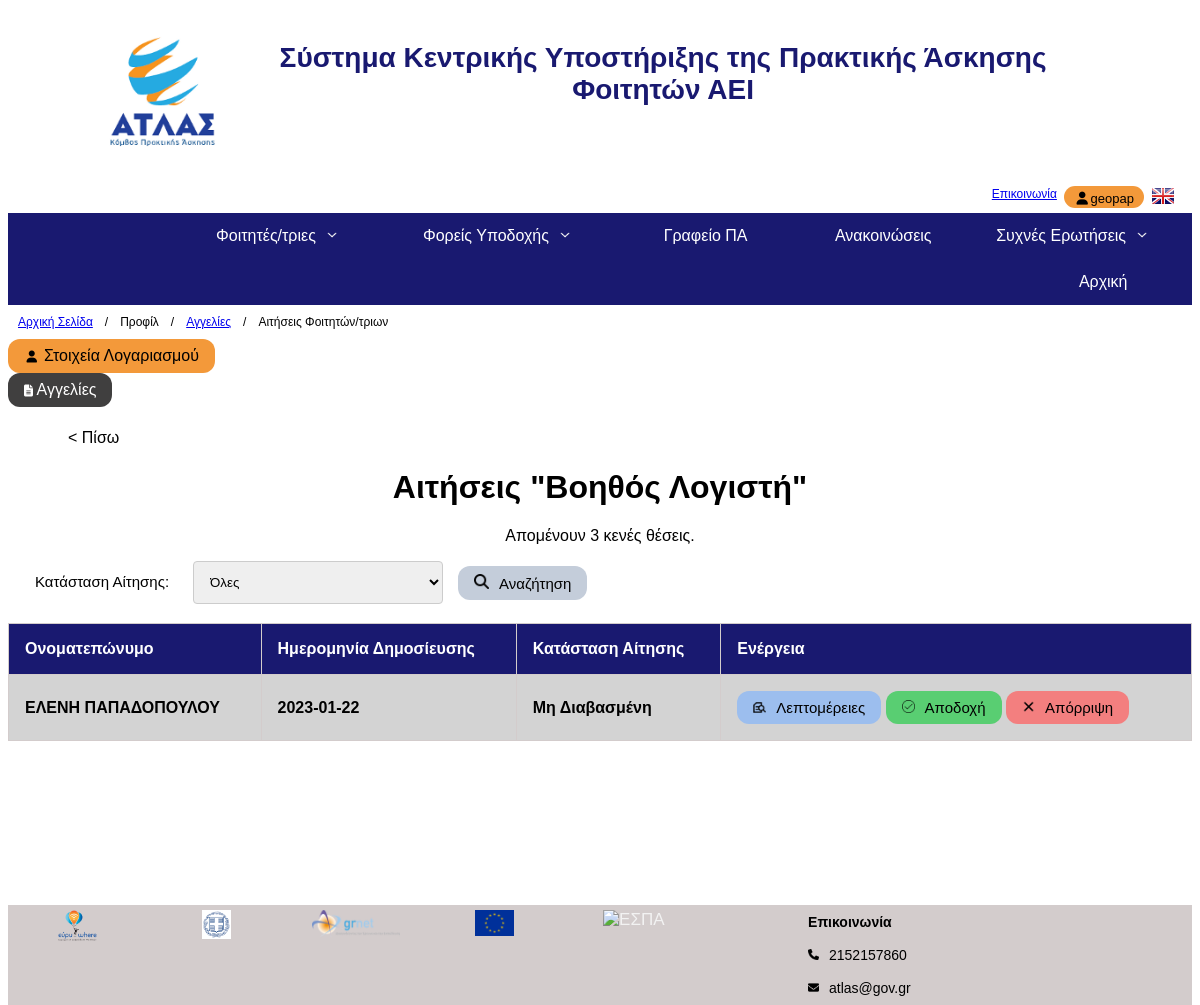
Page /php/ad_student_applications.php?id=1 (signed in) on the committed database.
### tables this page shows
CREATE TABLE `ad` (
  `id` int NOT NULL,
  `title` varchar(45) DEFAULT NULL,
  `type` enum('Πλήρης','Μερική', '') DEFAULT NULL,
  `duration` enum('3','6', '') DEFAULT NULL,
  `start` date DEFAULT NULL,
  `espa` enum('Με ΕΣΠΑ','Χωρίς ΕΣΠΑ', '') DEFAULT NULL,
  `salary` double DEFAULT NULL,
  `shift_start` time DEFAULT NULL,
  `shift_end` time DEFAULT NULL,
  `no_of_vacancies` int DEFAULT NULL,
  `job_description` varchar(500) DEFAULT NULL,
  `required_qualification` varchar(500) DEFAULT NULL,
  `wanted_qualification` varchar(500) DEFAULT NULL,
  `company_offers` varchar(500) DEFAULT NULL,
  `deleted` tinyint NOT NULL DEFAULT '0',
  `state` varchar(45) NOT NULL,
  `date` date NOT NULL,
  `company_id` int NOT NULL,
  `object` varchar(45) DEFAULT NULL
);

CREATE TABLE `user` (
  `id` int NOT NULL,
  `username` varchar(45) NOT NULL,
  `firstname` varchar(45) NOT NULL,
  `surname` varchar(45) NOT NULL,
  `password` varchar(45) NOT NULL,
  `email` varchar(45) NOT NULL,
  `phone` varchar(45) NOT NULL,
  `type` enum('student','company') NOT NULL
);

CREATE TABLE `student_application` (
  `id` int NOT NULL,
  `file` blob,
  `reasons` varchar(500) DEFAULT NULL,
  `date` date NOT NULL,
  `state` varchar(45) DEFAULT NULL,
  `company_accepted` tinyint DEFAULT NULL,
  `notification_send` tinyint DEFAULT '0',
  `rejection_reasons` varchar(100) DEFAULT NULL,
  `student_id` int NOT NULL,
  `ad_id` int NOT NULL,
  `read` tinyint(1) NOT NULL DEFAULT '0'
);

### php/ad_student_applications.php (the view, shortened to what this page needs)
<?php
    require_once 'database.php';
    $conn = new mysqli($hn, $un, $pw, $db);
    if (isset($_GET["id"])) {
        $sql = "SELECT sa.id as 'app_id', a.id as 'ad_id', a.title, sa.state, sa.date, u.firstname, u.surname, sa.company_accepted, sa.notification_send, sa.read, sa.rejection_reasons
                FROM user u, company c, student_application sa, ad a, student s
                WHERE (s.user_id = u.id) AND (a.company_id = c.id) AND (sa.ad_id = a.id) AND (sa.student_id = s.id) AND (a.id = ".$_SESSION['ad_id'].") AND (a.state != 'auto-save')
                ORDER BY sa.id DESC";
        $result = mysqli_query($conn, $sql);
    }
    if (isset($_SESSION['ad_id'])) {
        $sql = "SELECT a.title, a.no_of_vacancies
                FROM ad a
                WHERE a.id = ".$_SESSION['ad_id'];
        $result_ad = mysqli_query($conn, $sql);
        $ad = mysqli_fetch_array($result_ad);
    }
?>
<!DOCTYPE html>
<html lang="el">
    <head>
        <link rel="stylesheet" href="../css/profile.css">
        <link rel="stylesheet" href="../css/company_ads.css">
        <link rel="stylesheet" href="https://cdnjs.cloudflare.com/ajax/libs/font-awesome/4.7.0/css/font-awesome.min.css">
    </head>
    <body>
        <?php
            include 'top_base.php';
        ?>
        <?php
            include 'nav_bar.php';
        ?>
        <div style="padding-bottom: 20px">
            <div style="font-size: 12px; float: left; margin: 10px;"><a href="index.php">Αρχική Σελίδα</a></div>
            <div style="font-size: 12px; float: left; margin: 10px; margin-left: 2px; margin-right: 2px;">/</div>
            <div style="font-size: 12px; float: left; margin: 10px;">Προφίλ</div>
            <div style="font-size: 12px; float: left; margin: 10px; margin-left: 2px; margin-right: 2px;">/</div>
            <div style="font-size: 12px; float: left; margin: 10px;"><a href="company_ads.php">Αγγελίες</a></div>
            <div style="font-size: 12px; float: left; margin: 10px; margin-left: 2px; margin-right: 2px;">/</div>
            <div style="font-size: 12px; float: left; margin: 10px;">Αιτήσεις Φοιτητών/τριων</div>
        </div>
        <?php
            include 'profile_menu.php';
        ?>
        <br><br>
        <div><a class="back" onclick="window.close()" style="cursor:pointer; margin-left:60px;">< Πίσω</a></div>
        <h1 style="text-align: center;">
            Αιτήσεις "<?php echo $ad['title'];?>"
        </h1>
        <p style="text-align: center;">
            Απομένουν <?php echo $ad['no_of_vacancies'];?> κενές θέσεις.
        </p>
        <div>
            <form action="" method="get">
                <div class="wrapper">
                    <div style="padding: 12px;">
                        <label for="state">Κατάσταση Αίτησης:</label>
                    </div>
                    <div>
                        <select id="state" name="state">
                            <option value="Όλες">Όλες</option>
                        </select>
                    </div>
                    <div style="padding: 5px;">
                        <button name="search_btn" type="submit" class="ad_info_btn" style="background-color: #c4cdda; margin-left: 10px;"><img alt="magnifying_glass_solid" src="../img/magnifying-glass-solid.png" style="width: 15px; margin-right: 10px;">Αναζήτηση</button>
                    </div>
                </div>
            </form>
            <br>
            <div>
                <form method="post">
                    <table>
                        <tr class="header">
                            <th>Ονοματεπώνυμο</th>
                            <th>Ημερομηνία Δημοσίευσης</th>
                            <th>Κατάσταση Αίτησης</th>
                            <th>Ενέργεια</th>
                        </tr>
                        <?php while($row = mysqli_fetch_array($result)) :?>
                            <tr <?php if ( $row['company_accepted'] == null && $row['read'] == "0" ){ echo "style='font-weight: bold; background-color: lightgray;'"; }?>>
                                <td>
                                    <?php echo $row['firstname'] . "  " . $row['surname'];?>
                                </td>
                                <td><?php echo $row['date'];?></td>
                                <td>
                                    <?php
                                        if ( $row['company_accepted'] == "1" ){
                                            echo 'Εγκεκριμένη';
                                        } else if ( $row['company_accepted'] == "0" ){
                                            echo 'Απορρίφθηκε';
                                        } else if ( $row['read'] == "0" ){
                                            echo 'Μη Διαβασμένη';
                                        } else if ( $row['company_accepted'] == null ){
                                            echo 'Διαβασμένη';
                                        }
                                    ?>
                                </td>
                                <td>
                                    <?php if ( $row['company_accepted'] == null ){ ?>
                                        <button class="ad_info_btn" style="background-color: #9cbeee;"><img alt="file_search" src="../img/file_search.png" style="width: 13px; margin-right: 10px;"><a href="app_details.php?id=<?php echo $row['app_id']; ?>" style="text-decoration: none; color:black;">Λεπτομέρειες</a></button>
                                        <?php if ( $ad['no_of_vacancies'] > 0 ){ ?>
                                            <button class="ad_info_btn" name="accept_btn[<?php echo $row['app_id']; ?>]" type="submit" style="background-color: #59ce72;"><img alt="accept" src="../img/accept.png" style="width: 13px; margin-right: 10px;">Αποδοχή</button>
                                        <?php } ?>
                                        <button class="ad_info_btn" name="reject_btn[<?php echo $row['app_id']; ?>]" type="submit" style="background-color: #f37f7f;/"><img alt="reject" src="../img/reject.png" style="width: 13px; margin-right: 10px;">Απόρριψη</button>
                                    <?php } else {?>
                                        <button class="ad_info_btn" style="background-color: #9cbeee;"><img alt="file_search" src="../img/file_search.png" style="width: 13px; margin-right: 10px;"><a href="app_details.php?id=<?php echo $row['app_id']; ?>" style="text-decoration: none; color:black;">Λεπτομέρειες</a></button>
                                    <?php } ?>
                                </td>
                            </tr>
                        <?php endwhile; ?>
                    </table>
                </form>
            </div>
        </div> <br><br><br><br><br><br><br><br>
        <?php
            include 'bottom_base.php';
        ?>
    </body>
</html>

### css/profile.css (style rules this page uses)
label { font-size: 12px; }

### css/company_ads.css (style rules this page uses)
table { border-collapse: collapse; border-spacing: 0; width: 100%; border: 1px solid rgb(14, 2, 48); }
th, td { text-align: left; padding: 16px; border: 1px solid rgb(211, 204, 204); }
.header { background-color: midnightblue; color: white; }
tr:nth-child(even) { background-color: #f2f2f2; }
input[type=text], select, textarea { width: 100%; padding: 12px; border: 1px solid #ccc; border-radius: 4px; resize: vertical; }
label { display: inline-block; font-size: 15px; }
.wrapper { display: grid; margin-left: 15px; grid-template-columns: 170px 250px 200px; }
.ad_info_btn { padding: 8px 16px; background-color: #f3993a; border-radius: 12px; border: transparent; font-size: 15px; }

### css/base.css (style rules this page uses)
* { font-family: sans-serif; box-sizing: border-box; }

### rows in the picture
ad: title "Βοηθός Λογιστή", no_of_vacancies "3"
user: firstname "ΕΛΕΝΗ", surname "ΠΑΠΑΔΟΠΟΥΛΟΥ", student_application.date "2023-01-22"

### other values in the picture
$_SESSION['username'] "geopap"
